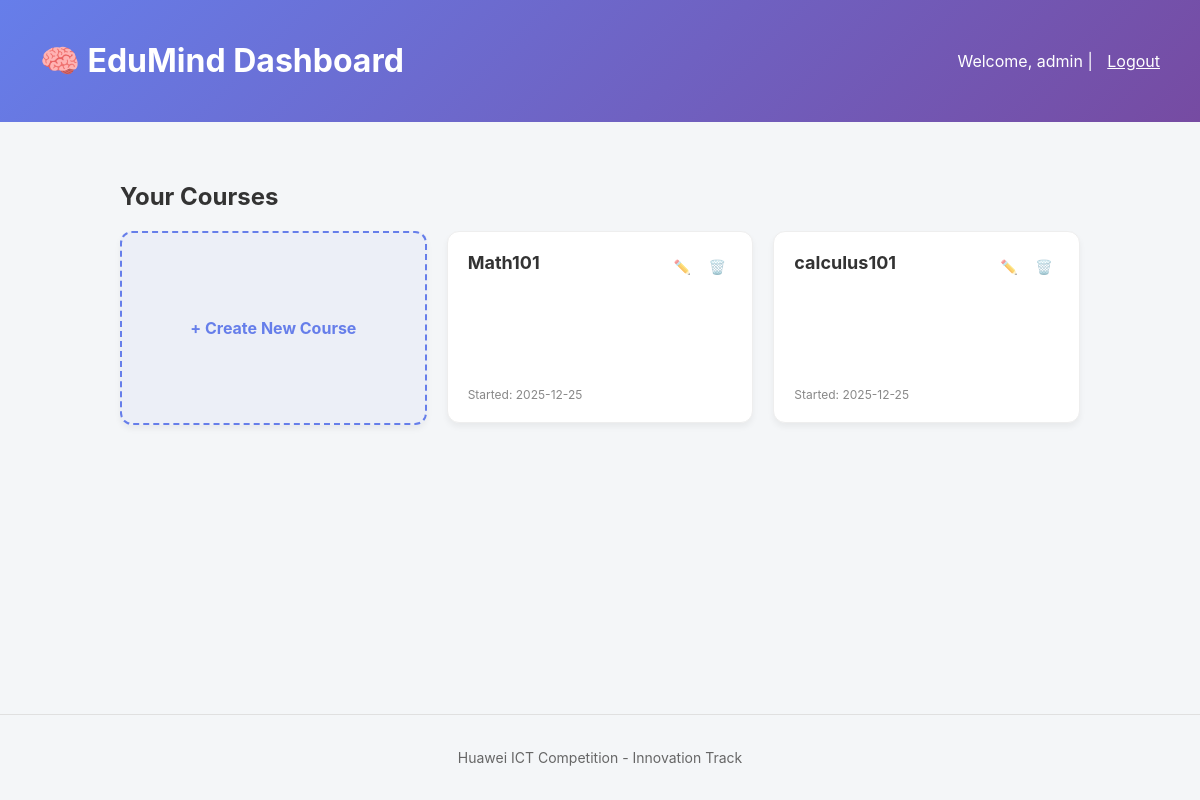
Page / (signed in) on the earlier database version.
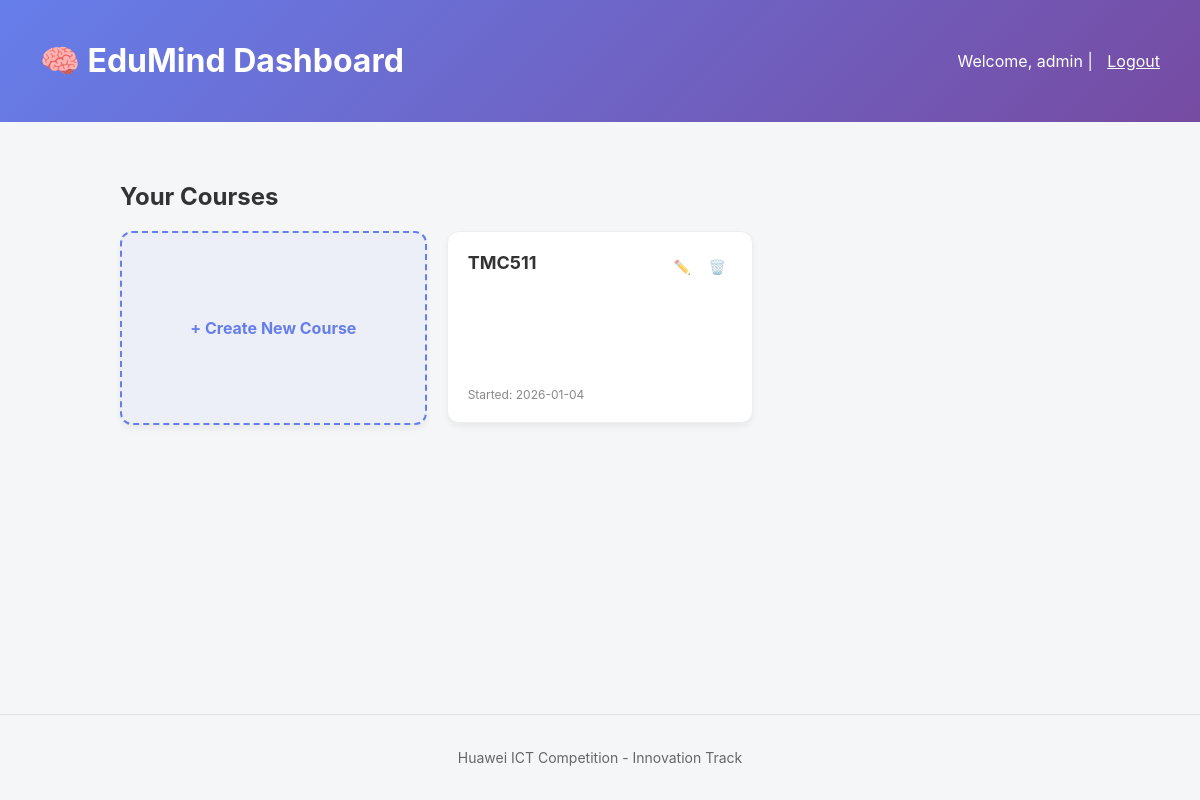
Same page on the later database version.
### models.py (models this page shows)
class Course(db.Model):
    id = db.Column(db.Integer, primary_key=True)
    title = db.Column(db.String(100), nullable=False)
    created_at = db.Column(db.DateTime, default=datetime.utcnow)
    user_id = db.Column(db.Integer, db.ForeignKey('user.id'), nullable=False)
    notes = db.relationship('Note', backref='course', lazy=True, cascade="all, delete-orphan")
    messages = db.relationship('ChatMessage', backref='course', lazy=True, cascade="all, delete-orphan")
    quiz_sessions = db.relationship('QuizSession', backref='course', lazy=True, cascade="all, delete-orphan")

### main.py (the view)
@app.route('/')
def home():
    if 'user_id' not in session: return redirect(url_for('login'))
    user_courses = Course.query.filter_by(user_id=session['user_id']).all()
    return render_template("courses.html", username=session.get('username'), courses=user_courses)

### templates/courses.html (shortened to what this page needs)
<!DOCTYPE html>
<html lang="en">
<head>
</head>
<body>
    <div class="header">
        <h1>🧠 EduMind Dashboard</h1>
        <div>
            <span>Welcome, {{ username }}</span> | <a href="/logout" style="color: white; margin-left: 10px;">Logout</a>
        </div>
    </div>
    <div class="container">
        <h2>Your Courses</h2>
        <div class="course-grid">
            <div class="course-card new-card" onclick="openModal()">
                + Create New Course
            </div>
            {% for course in courses %}
            <div class="course-card" onclick="window.location.href='/study/{{ course.id }}'">
                <div class="card-header">
                    <div class="course-title" id="title-{{ course.id }}">{{ course.title }}</div>
                    <div class="card-actions">
                        <button onclick="event.stopPropagation(); renameCourse({{ course.id }}, '{{ course.title }}')" title="Rename">✏️</button>
                        <button onclick="event.stopPropagation(); deleteCourse({{ course.id }})" title="Delete" class="delete-btn">🗑️</button>
                    </div>
                </div>
                <div class="course-meta">Started: {{ course.created_at.strftime('%Y-%m-%d') }}</div>
            </div>
            {% endfor %}
        </div> </div>
    <footer class="footer">
        <p>Huawei ICT Competition - Innovation Track</p>
    </footer>
</body>
</html>

### templates/courses.html (style rules this page uses)
body { font-family: 'Inter', sans-serif; background: #f4f6f8; margin: 0; padding: 0; display: flex; flex-direction: column; min-height: 100vh; }
.header { background: linear-gradient(135deg, #667eea 0%, #764ba2 100%); padding: 20px 40px; color: white; display: flex; justify-content: space-between; align-items: center; }
.container { max-width: 1000px; margin: 40px auto; padding: 0 20px; flex: 1; width: 100%; box-sizing: border-box; }
h2 { color: #333; margin-bottom: 20px; }
.course-grid { display: grid; grid-template-columns: repeat(auto-fill, minmax(250px, 1fr)); gap: 20px; }
.course-card { background: white; border-radius: 12px; padding: 20px; box-shadow: 0 4px 6px rgba(0,0,0,0.05); transition: transform 0.2s; cursor: pointer; border: 1px solid #eee; display: flex; flex-direction: column; height: 150px; justify-content: space-between; position: relative; }
.course-title { font-size: 18px; font-weight: bold; color: #333; }
.course-meta { font-size: 12px; color: #888; }
.new-card { border: 2px dashed #667eea; display: flex; align-items: center; justify-content: center; color: #667eea; font-weight: bold; background: rgba(102, 126, 234, 0.05); }
.card-header { display: flex; justify-content: space-between; align-items: flex-start; }
.card-actions { display: flex; gap: 5px; opacity: 0.6; transition: opacity 0.2s; }
.card-actions button { width: 30px; height: 30px; padding: 0; background: transparent; color: #666; font-size: 14px; border-radius: 50%; border: none; cursor: pointer; }
button { width: 100%; padding: 10px; background: #667eea; color: white; border: none; border-radius: 6px; cursor: pointer; }
.footer { margin-top: auto; padding: 20px; text-align: center; background: #f4f6f8; color: #666; font-size: 14px; border-top: 1px solid #e0e0e0; }

Differences in the rows shown:
removed Course: title "calculus101", created_at "2025-12-25"
changed Course: title "Math101" → "TMC511"; created_at "2025-12-25" → "2026-01-04"
